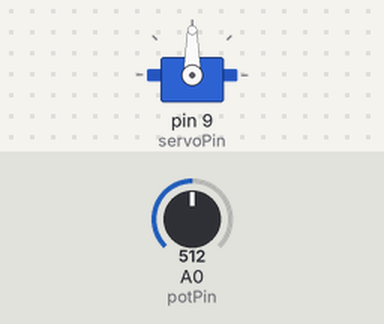
A sketch run on a simulated Arduino Uno, built with avr-gcc and run on an emulated ATmega328P. Parts: servo. Inputs (shaded band) come from the test bench; at power-on: A0 (potPin) = 512.

Above: at 1.2 s.
1.3 s: A0 (potPin) set to 716
At 2.5 s:
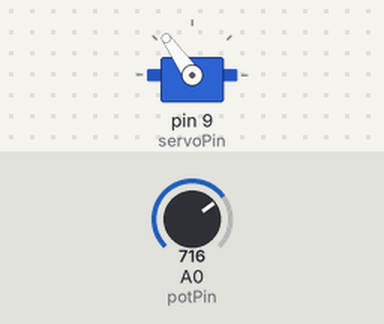
2.8 s: A0 (potPin) set to 900
At 3.8 s:
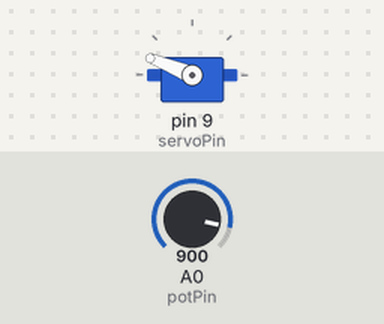
4.3 s: A0 (potPin) set to 1023
At 5.0 s:
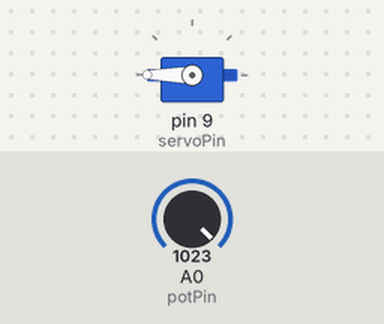
5.8 s: A0 (potPin) set to 306
At 6.1 s:
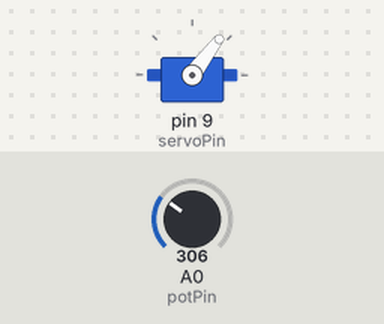
7.3 s: A0 (potPin) set to 122
At 8.5 s:
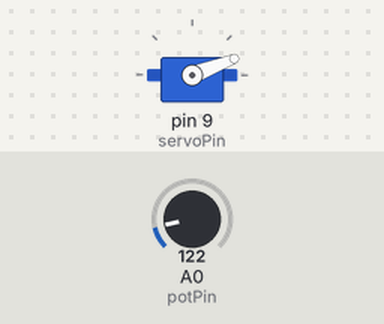
Timing chart, 0 to 9.8 s (numbered marks = the images above; inputs shaded):
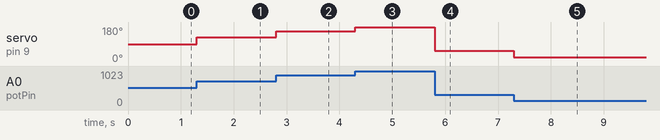

The sketch:

Servo1.ino
```cpp
#include <Servo.h>

int potPin = 0;
int servoPin = 9;
Servo servo;

void setup() {
    servo.attach(servoPin);
}

void loop() {
    int reading = analogRead(potPin);
    int angle = map(reading, 0, 1023, 0, 180);
    servo.write(angle);
}
```

Measured:
- after the input at 1.3 s, servo on pin 9 (servoPin): 90° → 125° at once
- after the input at 2.8 s, servo on pin 9 (servoPin): 125° → 158° at once
- after the input at 4.3 s, servo on pin 9 (servoPin): 158° → 180° at once
- after the input at 5.8 s, servo on pin 9 (servoPin): 180° → 53° at once
- after the input at 7.3 s, servo on pin 9 (servoPin): 53° → 21° at once
